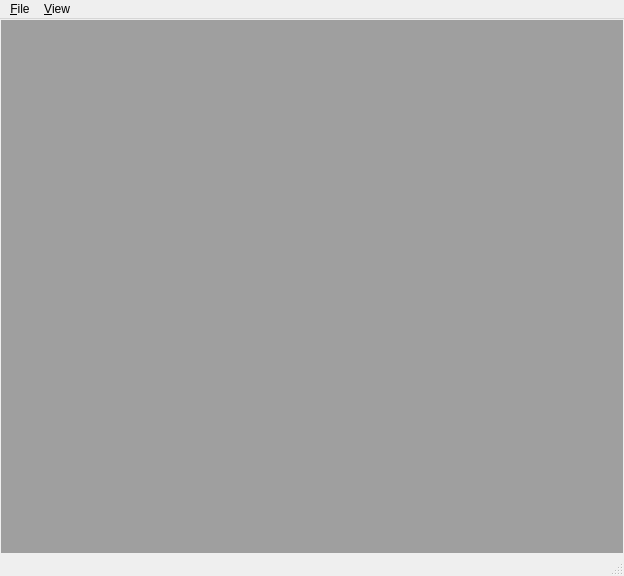
<?xml version="1.0" encoding="UTF-8"?>
<ui version="4.0">
 <class>sweep_wnd</class>
 <widget class="QMainWindow" name="sweep_wnd">
  <property name="geometry">
   <rect>
    <x>0</x>
    <y>0</y>
    <width>624</width>
    <height>576</height>
   </rect>
  </property>
  <property name="windowTitle">
   <string>Sweep window</string>
  </property>
  <property name="locale">
   <locale language="C" country="AnyCountry"/>
  </property>
  <property name="documentMode">
   <bool>false</bool>
  </property>
  <property name="dockNestingEnabled">
   <bool>true</bool>
  </property>
  <widget class="QWidget" name="centralwidget">
   <layout class="QVBoxLayout" name="verticalLayout">
    <property name="spacing">
     <number>1</number>
    </property>
    <property name="leftMargin">
     <number>1</number>
    </property>
    <property name="topMargin">
     <number>1</number>
    </property>
    <property name="rightMargin">
     <number>1</number>
    </property>
    <property name="bottomMargin">
     <number>1</number>
    </property>
    <item>
     <widget class="QMdiArea" name="mdiArea"/>
    </item>
   </layout>
  </widget>
  <widget class="QMenuBar" name="menubar">
   <property name="geometry">
    <rect>
     <x>0</x>
     <y>0</y>
     <width>624</width>
     <height>21</height>
    </rect>
   </property>
   <widget class="QMenu" name="menu_File">
    <property name="title">
     <string>&amp;File</string>
    </property>
    <addaction name="actionSave_as"/>
    <addaction name="actionClose"/>
   </widget>
   <widget class="QMenu" name="menu_View">
    <property name="title">
     <string>&amp;View</string>
    </property>
    <addaction name="actionTile_vertically"/>
    <addaction name="actionTile_horizontally"/>
   </widget>
   <addaction name="menu_File"/>
   <addaction name="menu_View"/>
  </widget>
  <widget class="QStatusBar" name="statusbar"/>
  <action name="actionSave_as">
   <property name="text">
    <string>Save as...</string>
   </property>
  </action>
  <action name="actionClose">
   <property name="text">
    <string>Close</string>
   </property>
  </action>
  <action name="actionTile_vertically">
   <property name="text">
    <string>Tile vertically</string>
   </property>
  </action>
  <action name="actionTile_horizontally">
   <property name="text">
    <string>Tile horizontally</string>
   </property>
  </action>
 </widget>
 <resources/>
 <connections/>
</ui>
